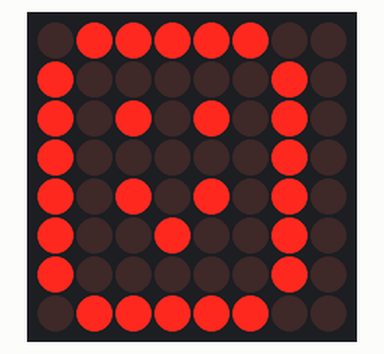
The sketch below on a simulated Arduino Uno, built with avr-gcc and run on an emulated ATmega328P. Shown: 8×8 LED matrix. Wiring (inferred from the names in the program): MAX7219 LED driver (orientation assumed): data pin 4; clock pin 3; CS pin 2.

Above: at 0.1 s.
At 1.1 s:
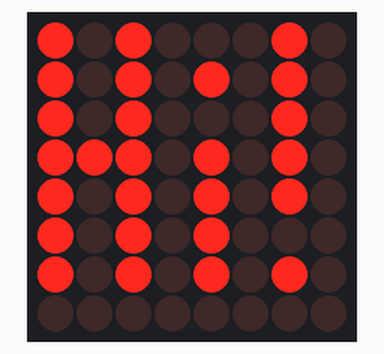

Measured:
- what the display in image 1 shows lasts 1.0 s, from 1.0 s to 2.0 s

The sketch:

ledmatrixsingle.ino
```cpp
const int maxDataPin = 4;
const int maxClockPin = 3;
const int maxLoadPin = 2;

byte hi[] = {
    0b01111111,
    0b00001000,
    0b01111111,
    0b00000000,
    0b01111010,
    0b00000000,
    0b01011111,
    0b00000000,
};

byte smile[] = {
    0b01111110,
    0b10000001,
    0b10010101,
    0b10100001,
    0b10010101,
    0b10000001,
    0b01111110,
    0b00000000,
};

void setMaxRegister(byte regCode, byte value) {
    digitalWrite(maxLoadPin, LOW);
    shiftOut(maxDataPin, maxClockPin, MSBFIRST, regCode);
    shiftOut(maxDataPin, maxClockPin, MSBFIRST, value);
    digitalWrite(maxLoadPin, HIGH);
}

void showPicture(byte pic[8]) {
  for (int i = 0; i < 8; i++) {
      setMaxRegister(i + 1, pic[i]);
  }
}

void setup() {
  pinMode(maxDataPin, OUTPUT);
  pinMode(maxClockPin, OUTPUT);
  pinMode(maxLoadPin, OUTPUT);

  setMaxRegister(0xa, 8); // intensity
  setMaxRegister(0xb, 7); // scan limit
  setMaxRegister(0xf, 0); // display test off
  setMaxRegister(0x9, 0x00); // decode mode off
  setMaxRegister(0xc, 1); // activate display

  setMaxRegister(0x1, 0b01111111);
  setMaxRegister(0x2, 0b00001000);
  setMaxRegister(0x3, 0b01111111);
  setMaxRegister(0x4, 0b00000000);
  setMaxRegister(0x5, 0b01111010);
  setMaxRegister(0x6, 0b00000000);
  setMaxRegister(0x7, 0b01011111);
  setMaxRegister(0x8, 0);
}

void loop() {
  showPicture(smile);
  delay(1000);
  showPicture(hi);
  delay(1000);
}
```
